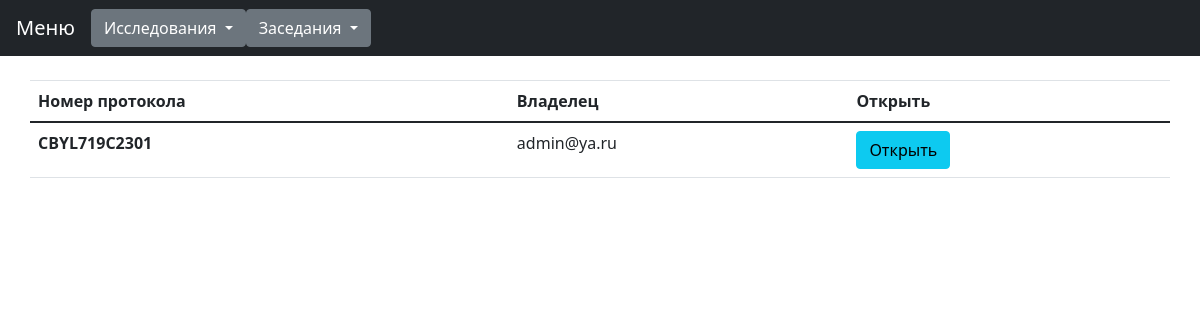
The page /research/WatchResearchList/clinicalResearch/ on the database as committed earlier.
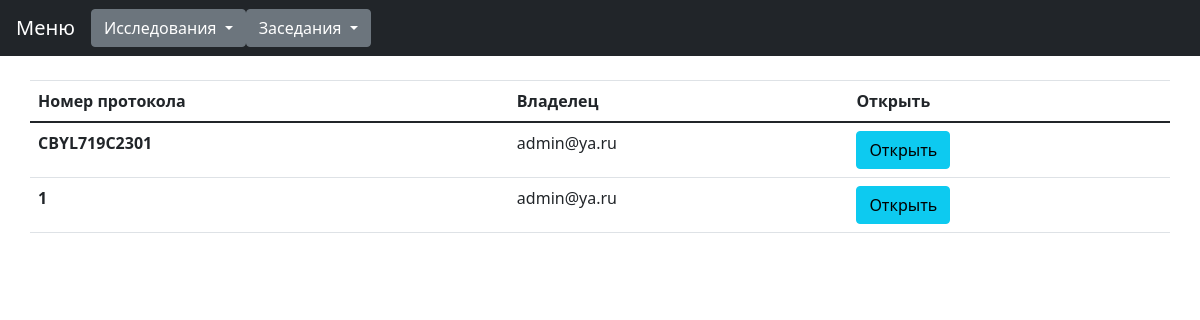
The same page on the database as committed later.
### researchManager/models.py (models this page shows, shortened)
class Research(models.Model):
    type = models.CharField("Тип исследования", max_length=50, null=True, blank=True)
    type_request = models.CharField("Тип заявки", max_length=50, null=True, blank=True)
    owner = models.ForeignKey(settings.AUTH_USER_MODEL, on_delete=models.CASCADE, null=True, blank=True)
    identityCode = models.CharField("Код исследования", max_length=50, null=True, blank=True)
    date_accepted = models.DateField("Дата одобрения", blank=True, null=True, default="2021-05-05")
    date_created = models.DateTimeField("Дата загрузки в систему", auto_now_add=True, null=True, blank=True)
    protocol_number = models.CharField("Номер протокола", max_length=50, null=True, blank=True)
    protocol_name = models.CharField("Название протокола", max_length=500, null=True, blank=True)
    work_name = models.CharField("Название работы", max_length=500, null=True, blank=True)
    division = models.CharField("Подразделение", max_length=500, null=True, blank=True)
    executor = models.CharField("Исполнитель", max_length=500, null=True, blank=True)
    specialization = models.CharField("Специализация", max_length=500, null=True, blank=True)
    managers = models.CharField("Менеджеры", max_length=500, null=True, blank=True)
    name_research = models.CharField("Название исследования", max_length=500, null=True, blank=True)
    drug_name = models.CharField("Название препарата", max_length=500, null=True, blank=True)
    main_researcher = models.CharField("Главный исследователь", max_length=500, null=True, blank=True)
    research_center = models.CharField("Исследовательский центр", max_length=500, null=True, blank=True)
    customer = models.CharField("Заказчик", max_length=500, null=True, blank=True)
    customer_contacts = models.CharField("Контактные данные заказчика", max_length=500, null=True, blank=True)
    duration = models.DateTimeField("Дата окончания исследования", null=True, blank=True)
    version = models.IntegerField("Версия", null=True, blank=True)
    addedOnMeeting = models.BooleanField("Добавленно на заседании", default=False)
    class Meta:
        verbose_name = "Исследование"
        verbose_name_plural = "Исследования"

### userControl/models.py (models this page shows)
class User(AbstractUser):
    username = models.EmailField(
        _('username'),
        max_length=150,
        unique=True,
        help_text=_(''),
        error_messages={
            'unique': _("Пользователь с таким Email уже существует."),
        },
    )
    first_name = models.CharField('Имя', max_length=30)
    last_name = models.CharField('Фамилия', max_length=150)
    middle_name = models.CharField('Отчество', max_length=30)
    role = models.ForeignKey(Role, on_delete=models.CASCADE, related_name='role', null=True, blank=True, default=7)
    password = models.CharField('Пароль', max_length=150)
    registration_accepted = models.CharField('Подтвердить регистрацию',max_length=10)
    def __str__(self):
        return self.username
    class Meta(object):
        unique_together = ('username',)

### researchManager/views.py (the view)
# urls.py: path("WatchResearchList/<str:researchType>/", views.WatchResearch.getResearchList, name="WatchResearchList"),
    def getResearchList(request, researchType):
        researchList = getMainResearchsList(researchType)
        return render(request, "research/researchList.html", {
            'researchList': researchList,
            'researchType': researchType,
        })

### researchManager/templates/research/researchList.html (shortened to what this page needs)
{% extends "base.html" %}
{% block content %}
{% if researchType == "clinicalResearch" %}
  {% include "research/researchLists/clinicalResearchsList.html" %}
{% endif %}
{% endblock %}

### templates/research/researchLists/clinicalResearchsList.html (shortened to what this page needs)
<table class="table">
  <thead>
    <tr>
      <th scope="col">Номер протокола</th>
      <th scope="col">Владелец</th>
      <th scope="col">Открыть</th>
    </tr>
  </thead>
  <tbody>
    {% for research in researchList %}
      <tr>
        <th scope="row">{{ research.protocol_number }}</th>
        <td>{{ research.owner }}</td>
        <td>
        <form action="{% url 'watchResearch' research.id %}">
          <button type="submit" class="btn btn-info">Открыть</button></td>
      </tr>
    {% endfor %}
  </tbody>
</table>

Rows that differ between the two databases and show on the page:
added Research: protocol_number "1", owner "admin@ya.ru"
